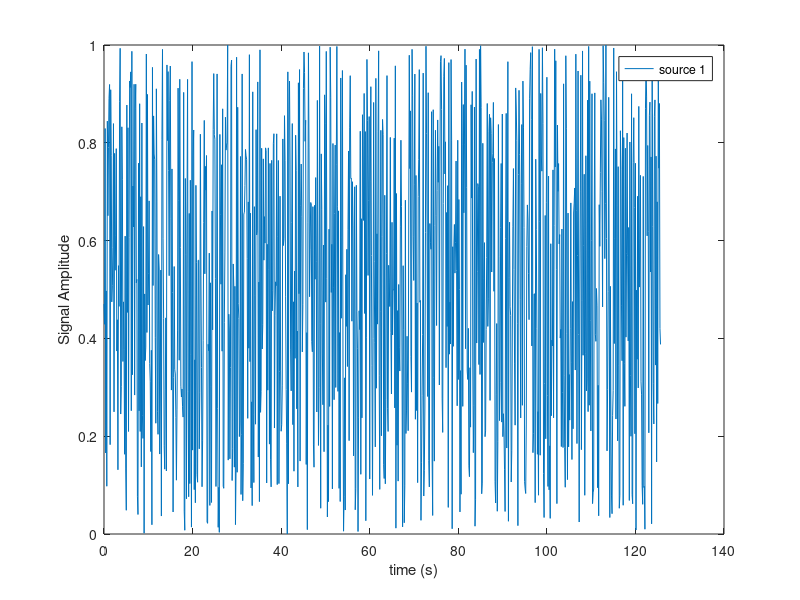
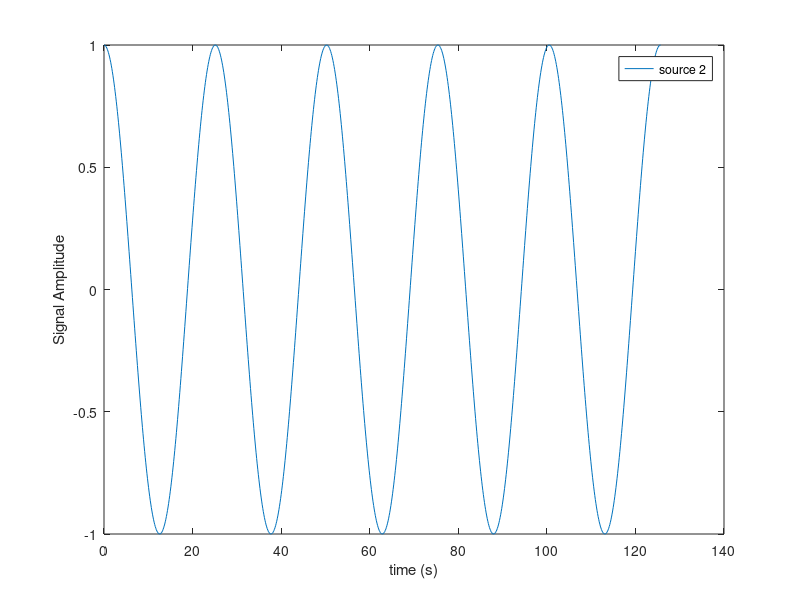
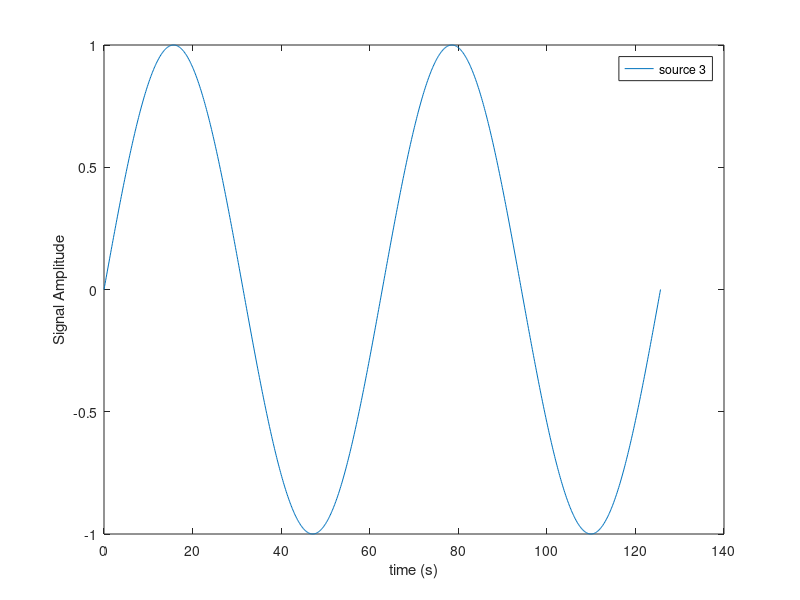
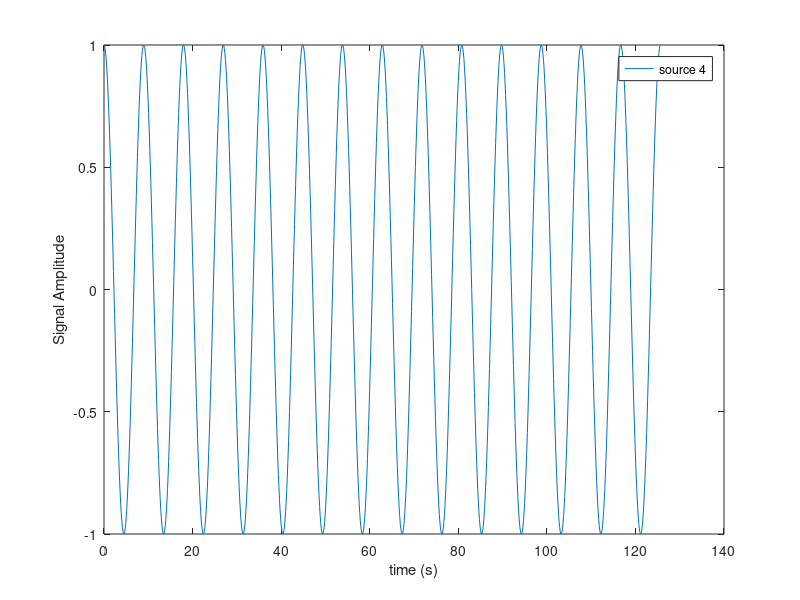

The MATLAB source for these figures, in order: (Note: this script raises an error after producing the figures.)
clear; close all; clc

% Tick clock
tic

%% Parameters
N = 6;                            %The number of observed mixtures
M = 1000;                         %Sample size, i.e.: number of observations

K = 0.1;                          %Slope of zigzag function
na = 8;                           %Number of zigzag oscillations within sample
ns = 5;                           %Number of alternating step function oscillations within sample

finalTime = 40*pi;                %Final sample time (s)
initialTime = 0;                  %Initial sample time (s)

%% Generating Data for ICA
% Create time vector data
timeVector  = initialTime:(finalTime-initialTime)/(M-1):finalTime;

% Create random, cos, sin and fast cos signal
source1     = rand(1, M);                   
source2     = cos(0.25*timeVector);         
source3     = sin(0.1*timeVector);          
source4     = cos(0.7*timeVector);          

% Ziggsack signal
source5 = zeros(1,M);   
periodSource5 = (finalTime-initialTime)/na; 
for i = 1:M
    source5(i) = K*timeVector(i)-floor(timeVector(i)/periodSource5)*K*periodSource5;
end
source5 = source5 - mean(source5);

% PWM signal
source6 = zeros(1,M);  
periodSource6 = (finalTime-initialTime)/ns/2;
for i = 1:M
    if mod(floor(timeVector(i)/periodSource6),2) == 0
        source6(i) = 1;
    else
        source6(i) = -1;
    end    
end

source6 = source6 - mean(source6);

% Create our source matrix. This matrix is what want to find
S = [source1;source2;source3;source4;source5;source6];

% Create an matrix A that going to mix all signals in S, that we calling X
Amix = rand(N,N);                    
X = Amix*S;                                 

figure
plot(timeVector,source1)                    
xlabel('time (s)')
ylabel('Signal Amplitude') 
legend('source 1')

figure
plot(timeVector,source2)                    
xlabel('time (s)')
ylabel('Signal Amplitude') 
legend('source 2')

figure
plot(timeVector,source3)                    
xlabel('time (s)')
ylabel('Signal Amplitude') 
legend('source 3')

figure
plot(timeVector,source4)                    
xlabel('time (s)')
ylabel('Signal Amplitude') 
legend('source 4')

figure
plot(timeVector,source5)                   
xlabel('time (s)')
ylabel('Signal Amplitude') 
legend('source 5')

figure
plot(timeVector,source6)                    
xlabel('time (s)')
ylabel('Signal Amplitude') 
legend('source 6')

figure
plot(timeVector,X);                      
xlabel('time (s)') 
ylabel('Signal Amplitude')
legend('Observed Mixture 1', 'Observed Mixture 2', 'Observed Mixture 3', 'Observed Mixture 4', 'Observed Mixture 5', 'Observed Mixture 6')

% Use ICA to find S from X
S = Mid.ica(X);

figure
plot(timeVector, S(1,:))
xlabel('time (s)') 
ylabel('Signal Amplitude') 
legend('Source Estimation 1')

figure
plot(timeVector, S(2,:))
xlabel('time (s)') 
ylabel('Signal Amplitude') 
legend('Source Estimation 2')

figure
plot(timeVector, S(3,:))
xlabel('time (s)')
ylabel('Signal Amplitude') 
legend('Source Estimation 3')

figure
plot(timeVector, S(4,:))
xlabel('time (s)')
ylabel('Signal Amplitude') 
legend('Source Estimation 4')

figure
plot(timeVector, S(5,:))
xlabel('time (s)')
ylabel('Signal Amplitude') 
legend('Source Estimation 5')

figure
plot(timeVector, S(6,:))
xlabel('time (s)')
ylabel('Signal Amplitude') 
legend('Source Estimation 6')

% End clock time and check the difference how long it took
toc
